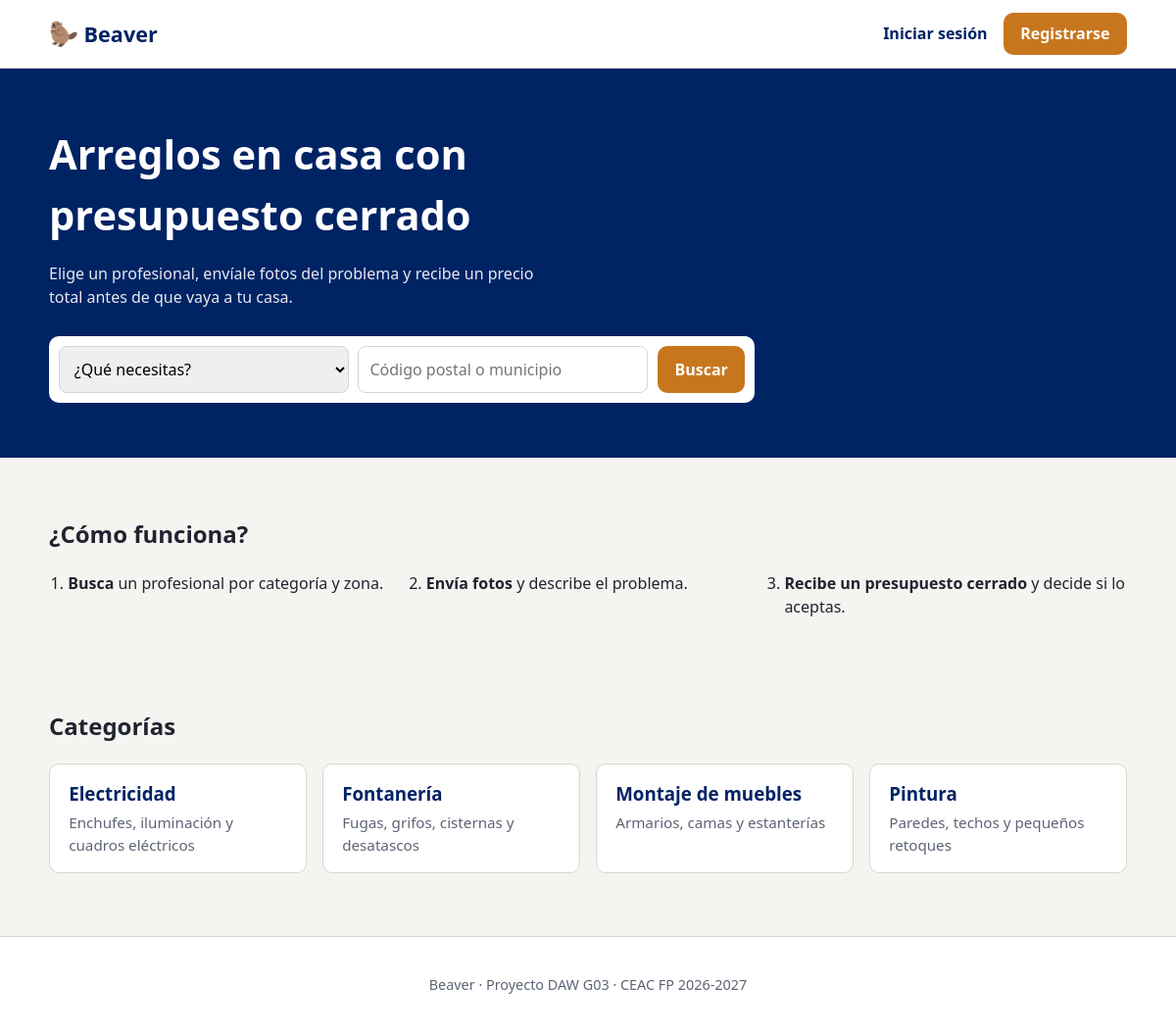
The page / on the database its author committed.
### tables this page shows
CREATE TABLE `categorias` (
  `id` int(11) NOT NULL AUTO_INCREMENT,
  `nombre` varchar(100) NOT NULL,
  `descripcion` varchar(400) DEFAULT NULL,
  PRIMARY KEY (`id`)
);

### src/sesion.php (called while the page is built, shortened)
<?php
function e(?string $texto): string
{
    return htmlspecialchars($texto ?? '', ENT_QUOTES, 'UTF-8');
}
function usuario_actual(): ?array
{
    return $_SESSION['usuario'] ?? null;
}

### src/conexion.php (called while the page is built)
<?php
function conexion(): PDO
{
    static $pdo = null;
    if ($pdo === null) {
        $host = getenv('DB_HOST') ?: 'localhost';
        $base = getenv('DB_NAME') ?: 'db_beaver';
        $user = getenv('DB_USER') ?: 'root';
        $pass = getenv('DB_PASS') ?: '';
        $pdo = new PDO(
            "mysql:host=$host;dbname=$base;charset=utf8mb4",
            $user,
            $pass,
            [
                PDO::ATTR_ERRMODE            => PDO::ERRMODE_EXCEPTION,
                PDO::ATTR_DEFAULT_FETCH_MODE => PDO::FETCH_ASSOC,
                PDO::ATTR_EMULATE_PREPARES   => false,
            ]
        );
    }
    return $pdo;
}

### public/index.php (the view, shortened to what this page needs)
<?php
require __DIR__ . '/../src/sesion.php';
require __DIR__ . '/../src/conexion.php';
try {
    $categorias = conexion()->query('SELECT id, nombre, descripcion FROM categorias ORDER BY nombre')->fetchAll();
} catch (PDOException $ex) {
    $categorias = [];
}
require __DIR__ . '/../src/vistas/cabecera.php';
?>
<section class="portada">
    <div class="contenedor">
        <h1>Arreglos en casa con presupuesto cerrado</h1>
        <p class="portada__texto">Elige un profesional, envíale fotos del problema y recibe un precio total antes de que vaya a tu casa.</p>
        <form class="buscador" action="buscar.php" method="get">
            <select name="categoria" aria-label="Categoría">
                <option value="">¿Qué necesitas?</option>
            </select>
            <input type="text" name="zona" placeholder="Código postal o municipio" aria-label="Zona">
            <button type="submit" class="boton">Buscar</button>
        </form>
    </div>
</section>
<section class="contenedor seccion">
    <h2>¿Cómo funciona?</h2>
    <ol class="pasos">
        <li><strong>Busca</strong> un profesional por categoría y zona.</li>
        <li><strong>Envía fotos</strong> y describe el problema.</li>
        <li><strong>Recibe un presupuesto cerrado</strong> y decide si lo aceptas.</li>
    </ol>
</section>
<?php if ($categorias): ?>
<section class="contenedor seccion">
    <h2>Categorías</h2>
    <div class="tarjetas">
        <?php foreach ($categorias as $c): ?>
            <a class="tarjeta" href="buscar.php?categoria=<?= (int) $c['id'] ?>">
                <h3><?= e($c['nombre']) ?></h3>
                <p><?= e($c['descripcion']) ?></p>
            </a>
        <?php endforeach; ?>
    </div>
</section>
<?php endif; ?>
<?php require __DIR__ . '/../src/vistas/pie.php'; ?>

### src/vistas/cabecera.php (shortened to what this page needs)
<?php
$usuario = usuario_actual();
?>
<!DOCTYPE html>
<html lang="es">
<head>
    <link rel="stylesheet" href="../css/estilos.css">
</head>
<body>
<header class="cabecera">
    <div class="contenedor cabecera__fila">
        <a class="logo" href="index.php"><span class="logo__icono">🦫</span> Beaver</a>
        <nav class="menu">
            <?php if ($usuario): ?>
                <span class="menu__saludo">Hola, <?= e($usuario['nombre']) ?></span>
                <a href="logout.php" class="boton boton--borde">Cerrar sesión</a>
            <?php else: ?>
                <a href="login.php">Iniciar sesión</a>
                <a href="registro.php" class="boton">Registrarse</a>
            <?php endif; ?>
        </nav>
    </div>
</header>
<main>

### src/vistas/pie.php (shortened to what this page needs)
</main>
<footer class="pie">
    <div class="contenedor">
        <p>Beaver · Proyecto DAW G03 · CEAC FP 2026-2027</p>
    </div>
</footer>
</body>
</html>

### css/estilos.css (style rules this page uses)
:root { --color-principal: #002364; --color-acento: #c8761e; --color-fondo: #f6f4f0; --color-texto: #1f2430; --color-suave: #5d6475; --color-borde: #d9d6cf; --color-error: #b3261e; --radio: 10px; }
* { box-sizing: border-box; }
body { margin: 0; font-family: system-ui, -apple-system, "Segoe UI", Roboto, sans-serif; color: var(--color-texto); background: var(--color-fondo); line-height: 1.5; }
a { color: var(--color-principal); }
.contenedor { width: min(1100px, 100% - 2rem); margin-inline: auto; }
.cabecera { background: #fff; border-bottom: 1px solid var(--color-borde); }
.cabecera__fila { display: flex; align-items: center; justify-content: space-between; padding: .8rem 0; gap: 1rem; }
.logo { white-space: nowrap; font-weight: 800; font-size: 1.35rem; text-decoration: none; color: var(--color-principal); }
.logo__icono { font-size: 1.5rem; }
.menu { display: flex; align-items: center; gap: 1rem; flex-wrap: wrap; }
.menu a { text-decoration: none; font-weight: 600; }
.boton { display: inline-block; border: 0; cursor: pointer; background: var(--color-acento); color: #fff !important; padding: .6rem 1.1rem; border-radius: var(--radio); font: inherit; font-weight: 700; text-decoration: none; }
.portada { background: var(--color-principal); color: #fff; padding: 3.5rem 0; }
.portada h1 { font-size: clamp(1.8rem, 4vw, 2.6rem); margin: 0 0 .5rem; max-width: 22ch; }
.portada__texto { max-width: 55ch; opacity: .9; margin-bottom: 1.8rem; }
.buscador { display: grid; gap: .6rem; background: #fff; padding: .6rem; border-radius: var(--radio); max-width: 720px; }
.buscador select, .buscador input { padding: .7rem; border: 1px solid var(--color-borde); border-radius: 8px; font: inherit; }
@media (min-width: 700px) { .buscador { grid-template-columns: 1fr 1fr auto; } }
.seccion { padding: 2.5rem 0 1rem; }
.pasos { display: grid; gap: 1rem; padding-left: 1.2rem; }
@media (min-width: 700px) { .pasos { grid-template-columns: repeat(3, 1fr); } }
.tarjetas { display: grid; gap: 1rem; grid-template-columns: repeat(auto-fill, minmax(220px, 1fr)); }
.tarjeta { background: #fff; border: 1px solid var(--color-borde); border-radius: var(--radio); padding: 1rem 1.2rem; text-decoration: none; color: inherit; }
.tarjeta h3 { margin: 0 0 .3rem; color: var(--color-principal); }
.tarjeta p { margin: 0; color: var(--color-suave); font-size: .95rem; }
.pie { margin-top: 3rem; padding: 1.5rem 0; background: #fff; border-top: 1px solid var(--color-borde); color: var(--color-suave); font-size: .9rem; text-align: center; }

### rows shown on the page
categorias: nombre "Electricidad", descripcion "Enchufes, iluminación y cuadros eléctricos"
categorias: nombre "Fontanería", descripcion "Fugas, grifos, cisternas y desatascos"
categorias: nombre "Montaje de muebles", descripcion "Armarios, camas y estanterías"
categorias: nombre "Pintura", descripcion "Paredes, techos y pequeños retoques"
